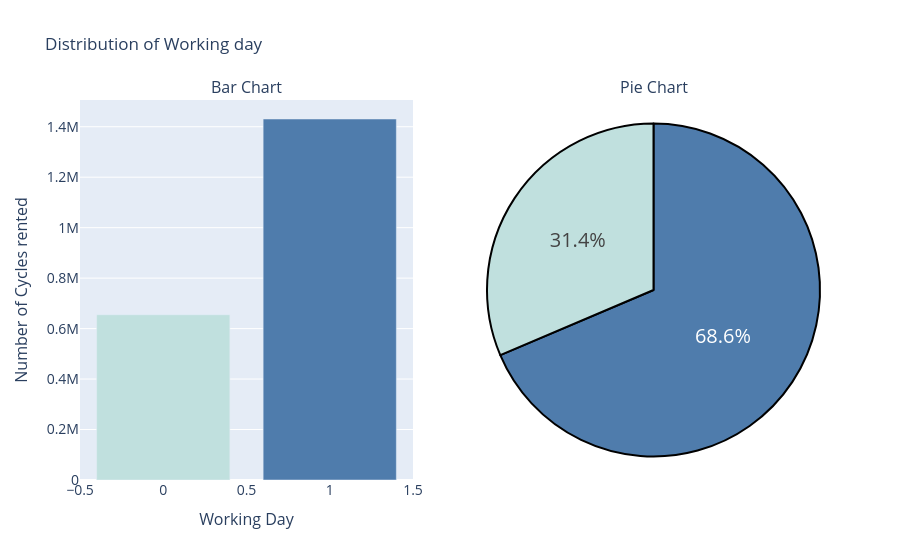

The code cell stored with this chart in its notebook:
### Code cell
labels= workingday_df['workingday']
values= workingday_df['number_of_cycles_rented']

#create pie chart
# Create pie chart
colors = ['#C0E0DE','#4F7CAC']

pie_chart = go.Figure(go.Pie(labels=labels, values=values))
pie_chart.update_traces(hoverinfo='label+value', textinfo='percent', textfont_size=20,
                  marker=dict(colors=colors, line=dict(color='#000000', width=2)))

# Create bar chart
bar_chart = go.Figure(go.Bar(x=labels, y=values, marker_color=colors))

# Create subplots
fig = sp.make_subplots(rows=1, cols=2, column_widths=[0.5, 0.5], specs=[[{"type": "bar"}, {"type": "pie"}]],
                       subplot_titles=("Bar Chart", "Pie Chart"))

# Add charts to subplots

fig.add_trace(bar_chart.data[0], row=1, col=1)
fig.add_trace(pie_chart.data[0], row=1, col=2)

# Update layout
fig.update_layout(showlegend=False,title_text="Distribution of Working day",
                xaxis=dict(title='Working Day',titlefont_size=16,tickfont_size=14,),
                yaxis=dict(title='Number of Cycles rented',titlefont_size=16,tickfont_size=14,))

# Show subplots
fig.show()

### Figure 1 — Plotly figure (JSON) as saved in the notebook; plotly's stock layout.template omitted (floating-point values rounded to 4 significant figures)
{"data": [{"marker": {"color": ["#C0E0DE", "#4F7CAC"]}, "type": "bar", "x": [0, 1], "xaxis": "x", "y": [654872, 1430604], "yaxis": "y"}, {"domain": {"x": [0.55, 1.0], "y": [0.0, 1.0]}, "hoverinfo": "label+value", "labels": [0, 1], "marker": {"colors": ["#C0E0DE", "#4F7CAC"], "line": {"color": "#000000", "width": 2}}, "textfont": {"size": 20}, "textinfo": "percent", "type": "pie", "values": [654872, 1430604]}], "layout": {"annotations": [{"font": {"size": 16}, "showarrow": false, "text": "Bar Chart", "x": 0.225, "xanchor": "center", "xref": "paper", "y": 1.0, "yanchor": "bottom", "yref": "paper"}, {"font": {"size": 16}, "showarrow": false, "text": "Pie Chart", "x": 0.775, "xanchor": "center", "xref": "paper", "y": 1.0, "yanchor": "bottom", "yref": "paper"}], "showlegend": false, "title": {"text": "Distribution of Working day"}, "xaxis": {"anchor": "y", "domain": [0.0, 0.45], "tickfont": {"size": 14}, "title": {"font": {"size": 16}, "text": "Working Day"}}, "yaxis": {"anchor": "x", "domain": [0.0, 1.0], "tickfont": {"size": 14}, "title": {"font": {"size": 16}, "text": "Number of Cycles rented"}}}}
